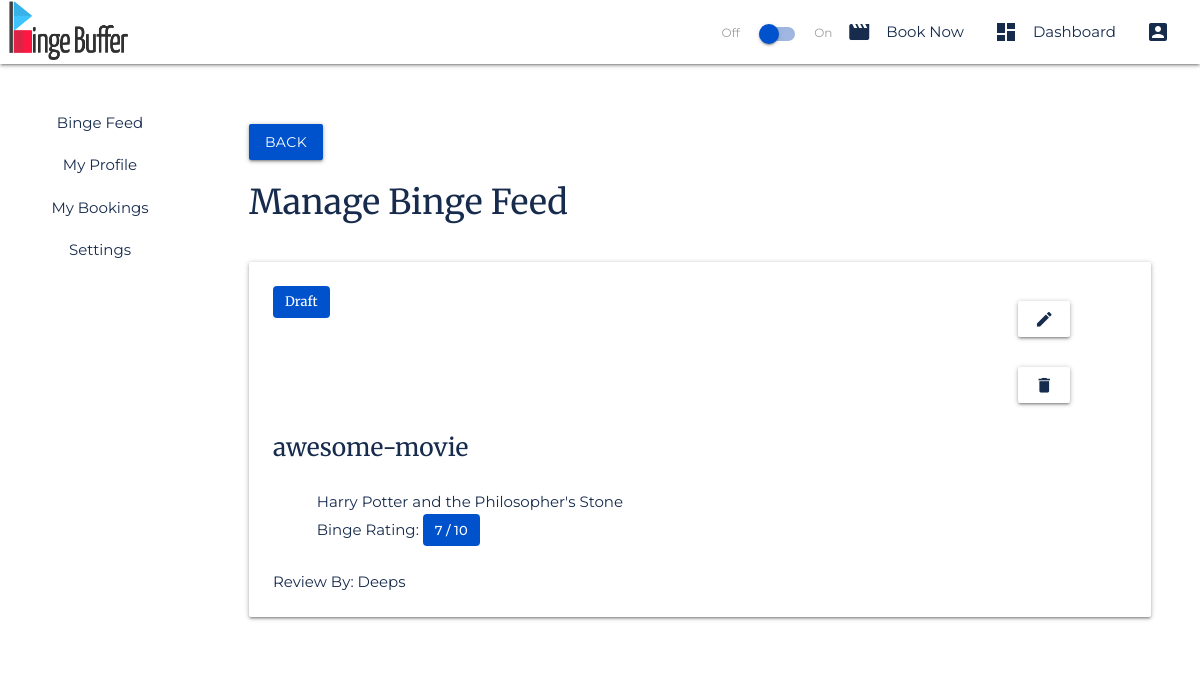
/dashboard/managereview/ (signed in), run on the app's committed database.
### dashboard/models.py (models this page shows, shortened)
class MovieReview(models.Model):
    id = models.UUIDField(primary_key=True, default=uuid.uuid4, editable=False)
    user = models.ForeignKey(User, on_delete=models.CASCADE, default=None)
    movie_id = models.CharField(max_length=30)
    movie_posterpath = models.CharField(max_length=30, default=None)
    movie_backdroppath = models.CharField(max_length=30, default=None)
    movie_name = models.CharField(max_length=30)
    movie_rating = models.IntegerField()
    movie_review = models.CharField(max_length=1000)
    review_title = models.CharField(max_length=100, default=None)
    review_slug = models.SlugField(default=None)
    review_public_status = models.BooleanField(default=False)
    review_hash = models.CharField(max_length=200)

### dashboard/views.py (the view)
# urls.py: path('managereview/', views.dashboard_managereview, name='managereview'),
@login_required(login_url="/accounts/login")
def dashboard_managereview(request):
    reviews = MovieReview.objects.filter(user=request.user)
    return render(request, 'dashboard/dashboard_managereview.html' , {'reviews': reviews, 'editMode': False})

### templates/dashboard/dashboard_managereview.html
{% extends 'dashboard/dashboard_home.html' %} {% block dashboardcontent %}
<div class="fluid-container">
  <div class="row mt-2">
    {% if editMode %}
    <a href="{% url 'dashboard:managereview' %}" class="btn bg-primary left"
      >Back</a
    >
    {% else %}
    <a href="{% url 'dashboard:feed' %}" class="btn bg-primary left">Back</a>
    {% endif %}
  </div>
  {% if editMode == False %}
  <div class="row">
    {% if reviews|length > 0 %}
    <h4 class="text-secondary">
      Manage Binge Feed
    </h4>
    {% else %}
    <h4 class="text-secondary">
      No Binge Reviews Available
    </h4>
    {% endif %}
  </div>
  {% endif %}
  <div class="row">
    <div class="col s12">
      <div class="row">
        {% if editMode %}
        <div class="card-panel text-secondary bg-nav">
          <h5>Edit your Binge Review</h5>
          <div class="row mb-0">
            <form
              class="col s12"
              action="{% url 'dashboard:updatereview' reviewId=review.id %}"
              method="POST"
            >
              {% csrf_token %}
              <div class="row mb-0">
                <div class="input-field col l6 m6 s12">
                  <input
                    id="review-title"
                    type="text"
                    name="reviewTitle"
                    required
                    value="{{review.review_title }}"
                  />
                  <label for="review-title">Movie Review Title</label>
                </div>
                <div class="input-field col l6 m6 s12">
                  <input
                    id="review-slug"
                    type="text"
                    name="reviewSlug"
                    required
                    disabled
                    value="{{review.review_slug}}"
                  />
                  <span class="helper-text">Movie Review Slug</span>
                </div>
              </div>
              <div class="row mb-0">
                <div class="input-field col l6 m6 s12">
                  <p id="auto-movie-name">
                    {{review.movie_name}}
                  </p>
                </div>
                <div class="input-field col l6 m6 s12">
                  <p class="range-field">
                    <label
                      for="movie-rating"
                      style="margin-bottom: 0.6rem; display: block;"
                      >Movie Rating</label
                    >
                    <input
                      type="range"
                      id="movie-rating"
                      min="0"
                      max="10"
                      name="movieRating"
                      required
                      value="{{review.movie_rating}}"
                    />
                  </p>
                </div>
              </div>
              <div class="row mb-0">
                <div class="input-field col s12">
                  <textarea
                    id="textarea1"
                    class="materialize-textarea"
                    placeholder="Write your review here ..."
                    maxlength="1000"
                    name="movieReview"
                    required
                  >
  {{review.movie_review}}</textarea
                  >
                  <label for="textarea1">Review</label>
                </div>
              </div>
              <div class="row mb-0">
                <div class="input-field col l6 m6 s12">
                  <div class="switch">
                    <label>
                      Draft
                      <input type="checkbox" id="edit-review-status-switch" />
                      <span class="lever"></span>
                      Publish
                    </label>
                  </div>
                </div>
                <div class="col l6 m6 s12">
                  <div
                    class="chips chips-placeholder"
                    id="edit-review-chips"
                  ></div>
                  <input
                    type="hidden"
                    name="reviewHashTags"
                    id="edit-review-hashtags"
                    value="{{review.review_hash}}"
                  />
                  <input
                    type="hidden"
                    name="reviewPublicStatus"
                    id="edit-review-public-status"
                    value="{{review.review_public_status}}"
                  />
                </div>
              </div>
              <div class="mt-1 bg-nav right">
                <a
                  href="{% url 'dashboard:managereview' %}"
                  class="bg-secondary btn-flat"
                  >Cancel</a
                >
                <input type="submit" class="bg-primary btn" value="Save" />
              </div>
            </form>
          </div>
        </div>
        {% else %} {% for review in reviews %}
        <div class="card-panel text-secondary bg-nav">
          <div class="row mb-0">
            <div class="col s6">
              {% if review.review_public_status %}
              <h5 class="chip" style="margin: 0;">
                Published
              </h5>
              {% else %}
              <h5 class="chip" style="margin: 0;">
                Draft
              </h5>
              {% endif %}
            </div>
            <div class="col s2 offset-s3 offset-l4 offset-m4">
              <a
                href="{% url 'dashboard:editreview' reviewId=review.id %}"
                class="bg-nav btn text-secondary m-1"
                ><i class="material-icons text-secondary">edit</i></a
              >
              <a
                href="{% url 'dashboard:deletereview' reviewId=review.id %}"
                class="bg-nav btn text-secondary m-1"
              >
                <i class="material-icons text-secondary">delete</i>
              </a>
            </div>
          </div>
          <div class="row">
            <h5 class="col s12 text-secondary mb-2">
              {{review.review_title}}
            </h5>
            <div class="fluid-container">
              <div class="col s12">
                {{review.movie_name}}
              </div>
              <div class="col s12">
                Binge Rating:
                <span class="chip">
                  {{review.movie_rating}} / 10
                </span>
              </div>
            </div>
          </div>
          <div class="row mb-0">
            <div class="col s6 text-secondary">
              Review By: {{review.user | title}}
            </div>
          </div>
        </div>
        {% endfor %} {% endif %}
      </div>
    </div>
  </div>
</div>
{% endblock %}

### static/css/index.css (style rules this page uses)
* { margin: 0; padding: 0; box-sizing: border-box; }
:root { --primary-color: #0052cc; --primary-color-light: #9fb7e0; --secondary-color: #172b4d; --danger-color: #ff5630; --warning-color: #ffab00; --success-color: #36b37e; --info-color: #00b8d9; --font-color: #172b4d; --bg-color: #ffffff; --link-text-color: #ffffff; --hint-color: #9e9e9e; --shadow1: rgba(0, 0, 0, 0.14); --shadow2: rgba(0, 0, 0, 0.12); --shadow3: rgba(0, 0, 0, 0.3); }
body { font-family: 'Montserrat', sans-serif; background-color: var(--bg-color); color: var(--font-color); }
h1, h2, h3, h4, h5, h6 { font-family: 'Merriweather', serif; color: var(--primary-color); user-select: none; }
a { color: var(--font-color); text-decoration: none; }
a.btn { color: var(--link-text-color); text-decoration: none; }
.z-depth-1, nav, .card-panel, .card, .toast, .btn, .btn-large, .btn-small, .btn-floating, .dropdown-content, .collapsible, .sidenav { box-shadow: 0 2px 2px 0 var(--shadow1), 0 3px 1px -2px var(--shadow2), 0 1px 5px 0 var(--shadow3) !important; }
.text-secondary { color: var(--secondary-color) !important; }
.bg-primary { background-color: var(--primary-color) !important; }
.bg-nav { background-color: var(--bg-color) !important; }
.chip { color: var(--link-text-color) !important; background-color: var(--primary-color) !important; border-radius: 4px !important; }
.mb-0 { margin-bottom: 0 !important; }
.mb-2 { margin-bottom: 2rem; }
.mt-2 { margin-top: 2rem; }
.m-1 { margin: 1rem; }
.fluid-container { width: 90%; margin: 0 auto; }

### data on the page
MovieReview: review_public_status "Draft", review_title "awesome-movie", movie_name "Harry Potter and the Philosopher's Stone", movie_rating "7", user "Deeps"
